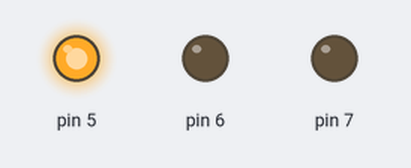
Simulated run of this sketch. Board: Arduino Uno, built with avr-gcc and run on an emulated ATmega328P. Shown: output pins drawn as LEDs (lit = HIGH).

Above: at 1.0 s.
At 3.0 s:
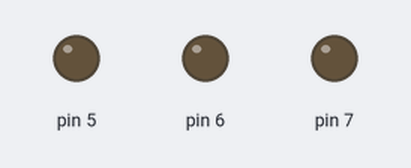
At 4.5 s:
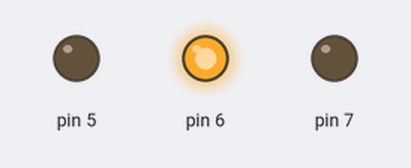
At 7.0 s:
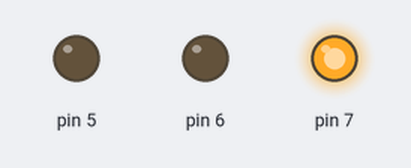
Timing chart, 0 to 10.4 s (numbered marks = the images above):
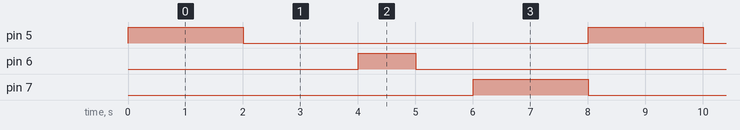

The sketch:

Arduino_practice.ino
```cpp
//Trafic Light Using LED

void setup() {
  // put your setup code here, to run once:
  pinMode(5, OUTPUT);
  pinMode(6, OUTPUT);
  pinMode(7, OUTPUT);

}

void loop() {
  // put your main code here, to run repeatedly:
 digitalWrite(5, HIGH);
 delay(2000);
 digitalWrite(5, LOW);
 delay(2000);

 digitalWrite(6, HIGH);
 delay(1000);
 digitalWrite(6, LOW);
 delay(1000);

 digitalWrite(7, HIGH);
 delay(2000);
 digitalWrite(7, LOW);
 delay(000);


}
```

Measured:
- by itself, pin 5, pin 7: alternates HIGH for 2.0 s and LOW for 6.0 s
- by itself, pin 6: alternates HIGH for 1.0 s and LOW for 7.0 s
- by itself, everything shown: repeats every 8.0 s, in 6 steps
